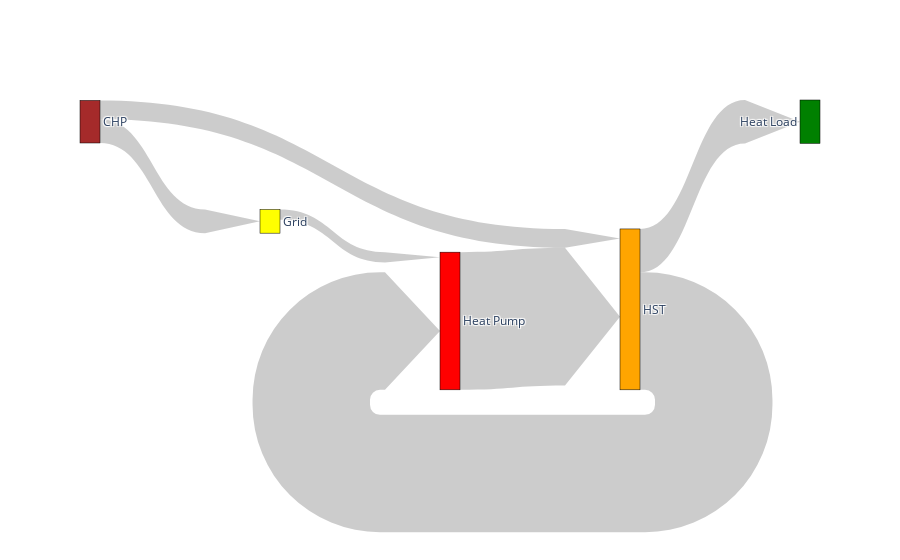

The code cell stored with this chart in its notebook:
### Code cell
fig = go.Figure(data=[go.Sankey(
    arrangement = "snap",
    valuesuffix = "Wh",
    node = dict(
      pad = 10,
    #   thickness = 20,
      line = dict(color = "black", width = 0.5),
      label = ['Grid',"Heat Pump", "HST", "Heat Load", "CHP"],
      # x = [0, 0.35, 0.5, 0.65, 1,0.55],
      # y = [0,-0.5,0.0,0.35,-0.2, -0.4],
    #   color = "blue"
      color = ['Yellow', 'Red', 'Orange', 'Green', 'Brown']
    ),
    link = dict(
      arrowlen = 55,
      source = [0, 1, 2,3, 2, 4, 4], # actually not, no dynamic switching here!
      target = [1, 2, 3,2, 1, 2, 0],
      # source = sources,
      # target = targets,
      value = vals_smpl
    #   curve = [0, 0, 0, 0.5, 0]
  ))],
  layout = dict()
  )

fig.show()

### Figure 1 — Plotly figure (JSON) as saved in the notebook; plotly's stock layout.template omitted (floating-point values rounded to 4 significant figures)
{"data": [{"arrangement": "snap", "link": {"arrowlen": 55, "source": [0, 1, 2, 3, 2, 4, 4], "target": [1, 2, 3, 2, 1, 2, 0], "value": [5456000.0, 73460000.0, 23160000.0, 0, 62690000.0, 10100000.0, 12630000.0]}, "node": {"color": ["Yellow", "Red", "Orange", "Green", "Brown"], "label": ["Grid", "Heat Pump", "HST", "Heat Load", "CHP"], "line": {"color": "black", "width": 0.5}, "pad": 10}, "type": "sankey", "valuesuffix": "Wh"}], "layout": {}}
